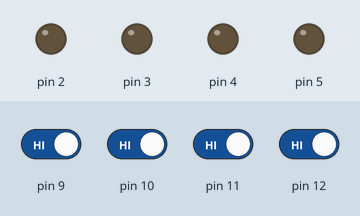
Recording of a sketch running on a simulated Arduino Uno, built with avr-gcc and run on an emulated ATmega328P. On the bench: output pins drawn as LEDs (lit = HIGH). The inputs (shaded band) are chosen by the test bench; at power-on: pin 9–12 HIGH. What the sketch prints to the serial monitor is not drawn.

Above: at 1.2 s.
1.3 s: pin 10 driven LOW
At 2.5 s:
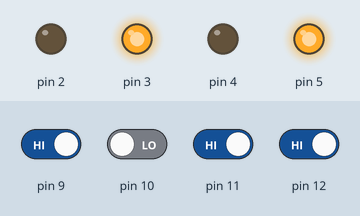
2.8 s: pin 11 driven LOW
At 3.7 s:
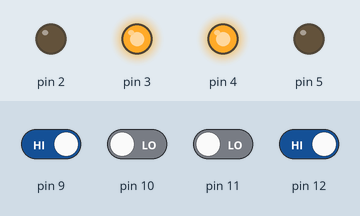
4.3 s: pin 12 driven LOW
At 4.8 s:
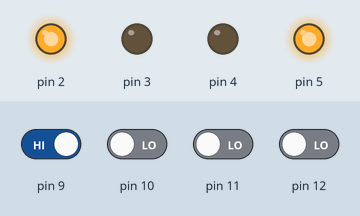
5.8 s: pin 12 driven HIGH
At 6.3 s:
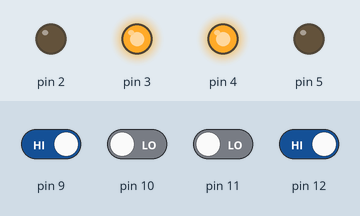
7.3 s: pin 11 driven HIGH
At 8.5 s:
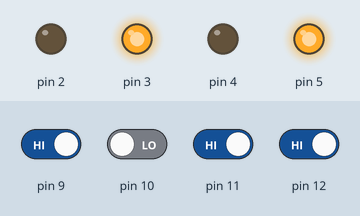
8.8 s: pin 9 driven LOW and pin 10 driven HIGH
At 9.6 s:
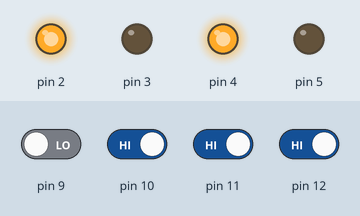
Timing chart, 0 to 11.3 s (numbered marks = the images above; inputs shaded):
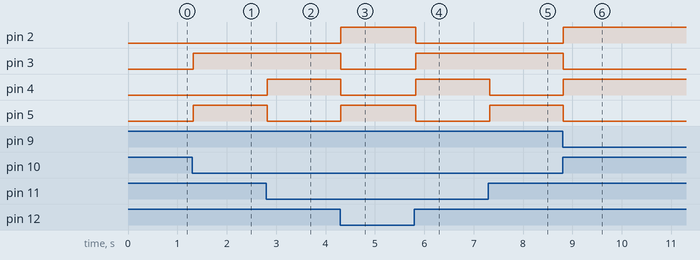

The sketch:

RF_module_conrol_car.ino
```cpp
void setup() {
  // put your setup code here, to run once:
Serial.begin(9600);
pinMode(2,OUTPUT);
pinMode(3,OUTPUT);
pinMode(4,OUTPUT);
pinMode(5,OUTPUT);
pinMode(9,INPUT);
pinMode(10,INPUT);
pinMode(11,INPUT);
pinMode(12,INPUT);
}

void loop() {
  // put your main code here, to run repeatedly:
 int d0 = digitalRead(9);//left
 int d1 = digitalRead(10);//right
 int d2 = digitalRead(11);//back
 int d3 = digitalRead(12);//forward
 Serial.println(d2);
 Serial.println(d1);
Serial.println(d2);
Serial.println(d3);
if(d3 == 0){
  f();
  }
else if(d2 == 0){
  b();
  }
else if(d1 == 0){
  r();
  }
else if(d0 == 0){
  l();
  }
else{
  s();
  }

}


void f()
 {
 digitalWrite(2,HIGH);
  digitalWrite(3,LOW);
   digitalWrite(4,LOW);
    digitalWrite(5,HIGH);
}
void s()
 {
 digitalWrite(2,LOW);
  digitalWrite(3,LOW);
   digitalWrite(4,LOW);
    digitalWrite(5,LOW);
}
void b()
 {
 digitalWrite(2,LOW);
  digitalWrite(3,HIGH);
   digitalWrite(4,HIGH);
    digitalWrite(5,LOW);
}
void l()
 {
 digitalWrite(2,HIGH);
  digitalWrite(3,LOW);
   digitalWrite(4,HIGH);
    digitalWrite(5,LOW);
}
void r()
 {
 digitalWrite(2,LOW);
  digitalWrite(3,HIGH);
   digitalWrite(4,LOW);
    digitalWrite(5,HIGH);
 }
```

Measured:
- after the input at 1.3 s, pin 3, pin 5: LOW → HIGH at once
- after the input at 2.8 s, pin 4: LOW → HIGH at once; pin 5: HIGH → LOW at once
- after the input at 4.3 s, pin 2, pin 5: LOW → HIGH at once; pin 3, pin 4: HIGH → LOW at once
- after the input at 5.8 s, pin 2, pin 5: HIGH → LOW at once; pin 3, pin 4: LOW → HIGH at once
- after the input at 7.3 s, pin 4: HIGH → LOW at once; pin 5: LOW → HIGH at once
- after the input at 8.8 s, pin 2, pin 4: LOW → HIGH at once; pin 3, pin 5: HIGH → LOW at once
